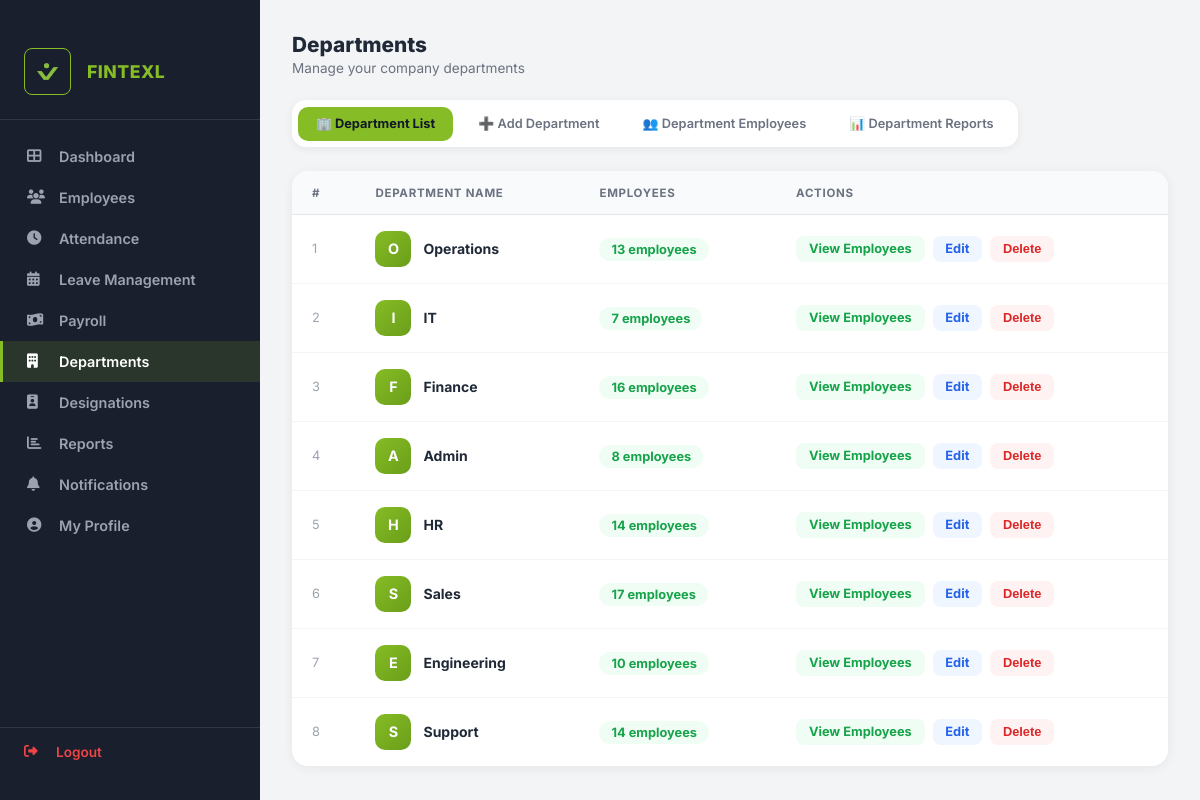
/dashboard/admin/departments/ (signed in), run on the app's committed database.
### zettrack_app/models.py (models this page shows, shortened)
class CustomUser(AbstractUser):
    username = None
    email = models.EmailField(_('email address'), unique=True)
    phone = models.CharField(max_length=15, unique=True, blank=True, null=True)
    company = models.ForeignKey(Company, on_delete=models.CASCADE, null=True, blank=True, related_name='users')
    is_company_admin = models.BooleanField(default=False)
    USERNAME_FIELD = 'email'
    REQUIRED_FIELDS = []
    objects = CustomUserManager()

class Company(models.Model):
    COMPANY_SIZE_CHOICES = [
        ('1-10', '1-10'),
        ('11-50', '11-50'),
        ('51-200', '51-200'),
        ('200+', '200+'),
    ]
    PRIMARY_USE_CHOICES = [
        ('attendance_only', 'Attendance only'),
        ('attendance_payroll', 'Attendance + Payroll'),
    ]
    name = models.CharField(max_length=255)
    size = models.CharField(max_length=20, choices=COMPANY_SIZE_CHOICES, blank=True)
    industry = models.CharField(max_length=100, blank=True)
    primary_use = models.CharField(max_length=50, choices=PRIMARY_USE_CHOICES, blank=True)
    no_of_branches = models.PositiveIntegerField(default=1)
    gstin = models.CharField(max_length=15, blank=True)
    referral_source = models.CharField(max_length=100, blank=True)
    country = models.CharField(max_length=100, default='India')
    state = models.CharField(max_length=100)
    city = models.CharField(max_length=100)
    logo = models.ImageField(upload_to='company_logos/', blank=True, null=True)
    created_at = models.DateTimeField(auto_now_add=True)

class Department(models.Model):
    company = models.ForeignKey(Company, on_delete=models.CASCADE, related_name='departments')
    name = models.CharField(max_length=100)

### zettrack_app/views.py (the view)
# urls.py: path('dashboard/admin/departments/', views.department_list_view, name='department_list'),
@login_required
def department_list_view(request):
    if not request.user.is_company_admin:
        return redirect('employee_dashboard')
    departments = Department.objects.filter(company=request.user.company)
    dept_data = []
    for dept in departments:
        count = EmployeeProfile.objects.filter(department=dept).count()
        dept_data.append({'department': dept, 'employee_count': count})
    return render(request, 'zettrack_app/department_list.html', {'dept_data': dept_data})

### zettrack_app/templates/zettrack_app/department_list.html (shortened to what this page needs)
{% extends 'zettrack_app/admin_base.html' %}
{% block admin_content %}
<div style="display: flex; justify-content: space-between; align-items: center; margin-bottom: 1.5rem;">
    <div>
        <h2 style="margin: 0; font-size: 1.3rem; font-weight: 800; color: #1f2937;">Departments</h2>
        <p style="margin: 0.2rem 0 0; font-size: 0.85rem; color: #6b7280;">Manage your company departments</p>
    </div>
</div>
<div class="dept-tabs">
    <a href="{% url 'department_list' %}" class="dept-tab dept-tab-active" style="text-decoration:none;">&#127970; Department List</a>
    <a href="{% url 'add_department' %}" class="dept-tab" style="text-decoration:none;">&#10133; Add Department</a>
    <a href="{% url 'department_employees' %}" class="dept-tab" style="text-decoration:none;">&#128101; Department Employees</a>
    <a href="{% url 'department_reports' %}" class="dept-tab" style="text-decoration:none;">&#128202; Department Reports</a>
</div>
<div style="background: white; border-radius: 16px; box-shadow: 0 2px 12px rgba(0,0,0,0.06); overflow: hidden;">
    <table class="dept-table">
        <thead>
            <tr>
                <th>#</th>
                <th>Department Name</th>
                <th>Employees</th>
                <th>Actions</th>
            </tr>
        </thead>
        <tbody>
            {% for item in dept_data %}
            <tr class="dept-row">
                <td style="color: #9ca3af; font-size: 0.8rem;">{{ forloop.counter }}</td>
                <td>
                    <div style="display: flex; align-items: center; gap: 0.75rem;">
                        <div style="width: 36px; height: 36px; border-radius: 10px; background: linear-gradient(135deg, #86bc25, #6a9e1a); display: flex; align-items: center; justify-content: center; color: white; font-weight: 700; font-size: 0.9rem; flex-shrink: 0;">
                            {{ item.department.name|first|upper }}
                        </div>
                        <span style="font-weight: 700; color: #1f2937;">{{ item.department.name }}</span>
                    </div>
                </td>
                <td>
                    <span style="background: #f0fdf4; color: #16a34a; padding: 0.25rem 0.75rem; border-radius: 50px; font-size: 0.8rem; font-weight: 700;">
                        {{ item.employee_count }} employee{{ item.employee_count|pluralize }}
                    </span>
                </td>
                <td>
                    <div style="display: flex; gap: 0.5rem;">
                        <a href="{% url 'department_employees' %}?dept={{ item.department.id }}" class="action-btn action-view">View Employees</a>
                        <a href="{% url 'edit_department' item.department.id %}" class="action-btn action-edit">Edit</a>
                        <form method="POST" action="{% url 'delete_department' item.department.id %}" style="display:inline;" onsubmit="return confirm('Delete department \'{{ item.department.name }}\'?');">
                            <button type="submit" class="action-btn action-delete">Delete</button>
                        </form>
                    </div>
                </td>
            </tr>
            {% endfor %}
        </tbody>
    </table>
</div>
{% endblock %}

### zettrack_app/templates/zettrack_app/admin_base.html (shortened to what this page needs)
{% extends 'zettrack_app/base.html' %}
{% block content %}
<div id="admin-layout">
    <div id="admin-sidebar" style="background: #1a1f2e; color: white; padding: 1.5rem 0; display: flex; flex-direction: column;">
        <div style="padding: 1.5rem; border-bottom: 1px solid #2d3748; display: flex; align-items: center; gap: 1rem;">
            {% if request.user.company.logo %}
                <img src="{{ request.user.company.logo.url }}" alt="Logo" style="width: 45px; height: 45px; border-radius: 8px; object-fit: cover; border: 1.5px solid #86bc25;">
            {% else %}
                <div style="width: 45px; height: 45px; background: #86bc25; border-radius: 8px; display: flex; align-items: center; justify-content: center; font-weight: 800; font-size: 1.2rem; color: #1a1f2e;">
                    {{ request.user.company.name|first|upper }}
                </div>
            {% endif %}
            <div>
                <div style="font-size: 1.1rem; font-weight: 800; color: #86bc25; line-height: 1.1; text-transform: uppercase; letter-spacing: 0.5px; max-width: 140px; white-space: nowrap; overflow: hidden; text-overflow: ellipsis;">{{ request.user.company.name }}</div>
            </div>
        </div>
        <nav style="flex: 1; padding: 1rem 0; overflow-y: auto;">
            <ul style="list-style: none; padding: 0; margin: 0; display: flex; flex-direction: column; gap: 0;">
                <li>
                    <a href="{% url 'admin_dashboard' %}"
                       style="display: flex; align-items: center; gap: 0.75rem; padding: 0.75rem 1.5rem; text-decoration: none; font-weight: 600; font-size: 0.9rem;
                              color: {% if request.resolver_match.url_name == 'admin_dashboard' %}#fff{% else %}#9ca3af{% endif %};
                              background: {% if request.resolver_match.url_name == 'admin_dashboard' %}rgba(134,188,37,0.15){% else %}transparent{% endif %};
                              border-left: 3px solid {% if request.resolver_match.url_name == 'admin_dashboard' %}#86bc25{% else %}transparent{% endif %};">
                        <i class="fas fa-th-large" style="width: 20px;"></i> Dashboard
                    </a>
                </li>
                <li>
                    <a href="{% url 'employee_list' %}"
                       style="display: flex; align-items: center; gap: 0.75rem; padding: 0.75rem 1.5rem; text-decoration: none; font-weight: 600; font-size: 0.9rem;
                              color: {% if 'employee' in request.resolver_match.url_name %}#fff{% else %}#9ca3af{% endif %};
                              background: {% if 'employee' in request.resolver_match.url_name %}rgba(134,188,37,0.15){% else %}transparent{% endif %};
                              border-left: 3px solid {% if 'employee' in request.resolver_match.url_name %}#86bc25{% else %}transparent{% endif %};">
                        <i class="fas fa-users" style="width: 20px;"></i> Employees
                    </a>
                </li>
                <li>
                    <a href="{% url 'admin_attendance' %}"
                       style="display: flex; align-items: center; gap: 0.75rem; padding: 0.75rem 1.5rem; text-decoration: none; font-weight: 600; font-size: 0.9rem;
                              color: {% if 'attendance' in request.resolver_match.url_name %}#fff{% else %}#9ca3af{% endif %};
                              background: {% if 'attendance' in request.resolver_match.url_name %}rgba(134,188,37,0.15){% else %}transparent{% endif %};
                              border-left: 3px solid {% if 'attendance' in request.resolver_match.url_name %}#86bc25{% else %}transparent{% endif %};">
                        <i class="fas fa-clock" style="width: 20px;"></i> Attendance
                    </a>
                </li>
                <li>
                    <a href="{% url 'admin_leaves' %}"
                       style="display: flex; align-items: center; gap: 0.75rem; padding: 0.75rem 1.5rem; text-decoration: none; font-weight: 600; font-size: 0.9rem;
                              color: {% if 'leaves' in request.resolver_match.url_name %}#fff{% else %}#9ca3af{% endif %};
                              background: {% if 'leaves' in request.resolver_match.url_name %}rgba(134,188,37,0.15){% else %}transparent{% endif %};
                              border-left: 3px solid {% if 'leaves' in request.resolver_match.url_name %}#86bc25{% else %}transparent{% endif %};">
                        <i class="fas fa-calendar-alt" style="width: 20px;"></i> Leave Management
                    </a>
                </li>
                <li>
                    <a href="{% url 'admin_payroll' %}"
                       style="display: flex; align-items: center; gap: 0.75rem; padding: 0.75rem 1.5rem; text-decoration: none; font-weight: 600; font-size: 0.9rem;
                              color: {% if 'payroll' in request.resolver_match.url_name %}#fff{% else %}#9ca3af{% endif %};
                              background: {% if 'payroll' in request.resolver_match.url_name %}rgba(134,188,37,0.15){% else %}transparent{% endif %};
                              border-left: 3px solid {% if 'payroll' in request.resolver_match.url_name %}#86bc25{% else %}transparent{% endif %};">
                        <i class="fas fa-money-bill-wave" style="width: 20px;"></i> Payroll
                    </a>
                </li>
                <li>
                    <a href="{% url 'department_list' %}"
                       style="display: flex; align-items: center; gap: 0.75rem; padding: 0.75rem 1.5rem; text-decoration: none; font-weight: 600; font-size: 0.9rem;
                              color: {% if 'department' in request.resolver_match.url_name %}#fff{% else %}#9ca3af{% endif %};
                              background: {% if 'department' in request.resolver_match.url_name %}rgba(134,188,37,0.15){% else %}transparent{% endif %};
                              border-left: 3px solid {% if 'department' in request.resolver_match.url_name %}#86bc25{% else %}transparent{% endif %};">
                        <i class="fas fa-building" style="width: 20px;"></i> Departments
                    </a>
                </li>
                <li>
                    <a href="{% url 'designation_list' %}"
                       style="display: flex; align-items: center; gap: 0.75rem; padding: 0.75rem 1.5rem; text-decoration: none; font-weight: 600; font-size: 0.9rem;
                              color: {% if 'designation' in request.resolver_match.url_name %}#fff{% else %}#9ca3af{% endif %};
                              background: {% if 'designation' in request.resolver_match.url_name %}rgba(134,188,37,0.15){% else %}transparent{% endif %};
                              border-left: 3px solid {% if 'designation' in request.resolver_match.url_name %}#86bc25{% else %}transparent{% endif %};">
                        <i class="fas fa-id-badge" style="width: 20px;"></i> Designations
                    </a>
                </li>
                <li>
                    <a href="{% url 'report_attendance' %}"
                       style="display: flex; align-items: center; gap: 0.75rem; padding: 0.75rem 1.5rem; text-decoration: none; font-weight: 600; font-size: 0.9rem;
                              color: {% if 'report_' in request.resolver_match.url_name %}#fff{% else %}#9ca3af{% endif %};
                              background: {% if 'report_' in request.resolver_match.url_name %}rgba(134,188,37,0.15){% else %}transparent{% endif %};
                              border-left: 3px solid {% if 'report_' in request.resolver_match.url_name %}#86bc25{% else %}transparent{% endif %};">
                        <i class="fas fa-chart-bar" style="width: 20px;"></i> Reports
                    </a>
                </li>
                <li>
                    <a href="{% url 'admin_notifications' %}"
                       style="display: flex; align-items: center; justify-content: space-between; padding: 0.75rem 1.5rem; text-decoration: none; font-weight: 600; font-size: 0.9rem;
                              color: {% if 'notifications' in request.resolver_match.url_name %}#fff{% else %}#9ca3af{% endif %};
                              background: {% if 'notifications' in request.resolver_match.url_name %}rgba(134,188,37,0.15){% else %}transparent{% endif %};
                              border-left: 3px solid {% if 'notifications' in request.resolver_match.url_name %}#86bc25{% else %}transparent{% endif %};">
                        <div style="display: flex; align-items: center; gap: 0.75rem;">
                            <i class="fas fa-bell" style="width: 20px;"></i> Notifications
                        </div>
                    </a>
                </li>
                <li>
                    <a href="{% url 'admin_profile_edit' %}"
                       style="display: flex; align-items: center; gap: 0.75rem; padding: 0.75rem 1.5rem; text-decoration: none; font-weight: 600; font-size: 0.9rem;
                              color: {% if request.resolver_match.url_name == 'admin_profile_edit' %}#fff{% else %}#9ca3af{% endif %};
                              background: {% if request.resolver_match.url_name == 'admin_profile_edit' %}rgba(134,188,37,0.15){% else %}transparent{% endif %};
                              border-left: 3px solid {% if request.resolver_match.url_name == 'admin_profile_edit' %}#86bc25{% else %}transparent{% endif %};">
                        <i class="fas fa-user-circle" style="width: 20px;"></i> My Profile
                    </a>
                </li>
            </ul>
        </nav>
        <div style="padding: 1rem 1.5rem; border-top: 1px solid #2d3748;">
            <a href="{% url 'logout' %}" style="display: flex; align-items: center; gap: 0.75rem; text-decoration: none; color: #ef4444; font-weight: 600; font-size: 0.85rem;">
                <i class="fas fa-sign-out-alt" style="width: 20px;"></i> Logout
            </a>
        </div>
    </div>
    <div id="admin-main">
        {% block admin_content %}{% endblock %}
    </div>
</div>
{% endblock %}

### data on the page
CustomUser: user.company.logo (picture), user.company.name "FINTEXL"
Department: department.name|first "O", department.name "Operations", employee_count "13"
Department: department.name|first "I", department.name "IT", employee_count "7"
Department: department.name|first "F", department.name "Finance", employee_count "16"
Department: department.name|first "A", department.name "Admin", employee_count "8"
Department: department.name|first "H", department.name "HR", employee_count "14"
Department: department.name|first "S", department.name "Sales", employee_count "17"
Department: department.name|first "E", department.name "Engineering", employee_count "10"
Department: department.name|first "S", department.name "Support", employee_count "14"
